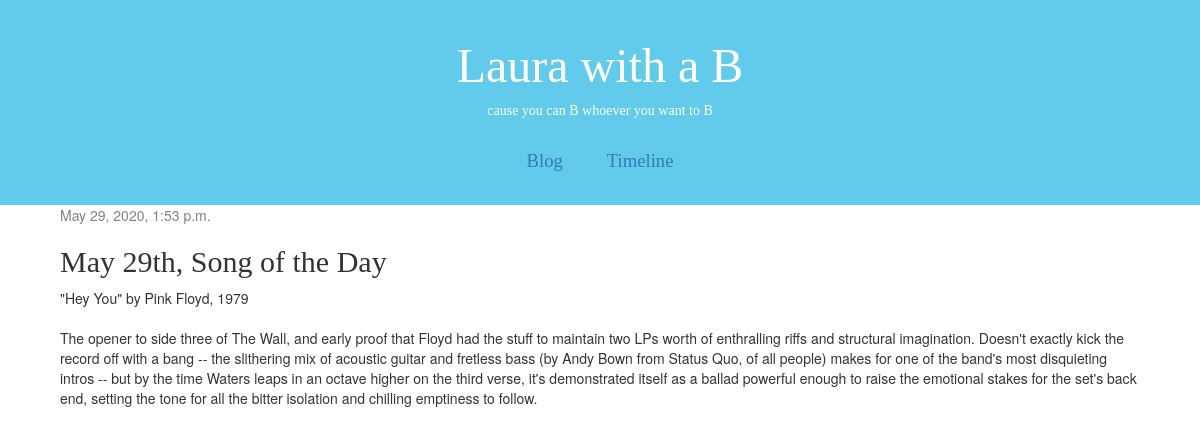
/post/5/, run on the app's committed database.
### blog/models.py (models this page shows, shortened)
class Post(models.Model):
    author = models.ForeignKey(settings.AUTH_USER_MODEL, on_delete=models.CASCADE)
    title = models.CharField(max_length=200)
    text = models.TextField()
    created_date = models.DateTimeField(default=timezone.now)
    published_date = models.DateTimeField(blank=True, null=True)

### blog/views.py (the view)
# urls.py: path('post/<int:pk>/', views.post_detail, name='post_detail'),
def post_detail(request, pk):
    post = get_object_or_404(Post, pk=pk)
    return render(request, 'blog/post_detail.html', {'post': post})

### blog/templates/blog/post_detail.html (shortened to what this page needs)
{% extends 'blog/base.html' %}
{% block content %}
    <div class="post">
        {% if post.published_date %}
            <div class="date">
                {{ post.published_date }}
            </div>
        {% endif %}
        <h2>{{ post.title }}</h2>
        <p>{{ post.text|linebreaksbr }}</p>
    </div>
{% endblock %}

### blog/static/css/blog.css (style rules this page uses)
h1, h2, h3, h4 { font-family: candara; }
.post { display:inline-block; margin-bottom: 70px; position: relative; left: auto; right: auto; width: 100% }
.date { color: #828282; text-align: left; width: 100%; }
.post p { text-align: left; }

### data on the page
Post: published_date "May 29, 2020, 1:53 p.m.", title "May 29th, Song of the Day", text "\"Hey You\" by Pink Floyd, 1979 The opener to side three of The Wall, and early proof that Floyd had the stuff to maintain two LPs worth of enthralling riffs and structural imagination. Doesn't exactly kick the record off with a bang -- the slithering mix of acoustic guitar and fretless bass (by Andy Bown from Status Quo, of all people) makes for one of the band's most disquieting intros -- but by the time Waters leaps in an octave higher on the third verse, it's demonstrated itself as a ballad powerful enough to raise the emotional stakes for the set's back end, setting the tone for all the bitter isolation and chilling emptiness to follow."
